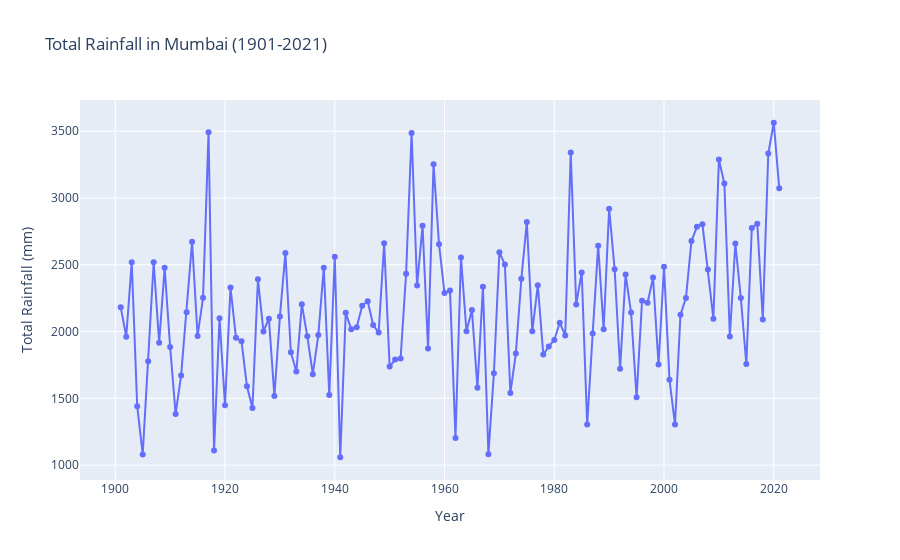

This figure's notebook cell:
### Markdown cell above
# | Total Rainfall

### Code cell
rain.groupby("Year").sum()['Total'];
fig = px.line(rain, x='Year', y='Total', 
              title='Total Rainfall in Mumbai (1901-2021)',
              labels={'Total': 'Total Rainfall (mm)', 'Year': 'Year'},
              markers=True)

# Show the plot
fig.show()
